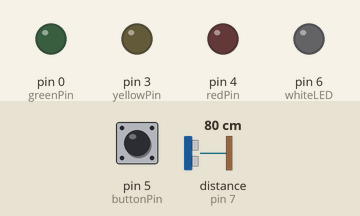
Simulated run of this sketch. Board: Arduino Uno, built with avr-gcc and run on an emulated ATmega328P. Shown: output pins drawn as LEDs (lit = HIGH). The test bench sets the inputs (shaded band); at power-on: pin 5 (buttonPin) HIGH, distance to the obstacle (sensor on pin 7) 80 cm. The echo pulse lasts 58.3 µs per cm; pins used as bus, display or sensor lines are not drawn.

Above: at 1.2 s.
1.3 s: pin 5 (buttonPin) pulled LOW for 0.15 s
At 2.6 s:
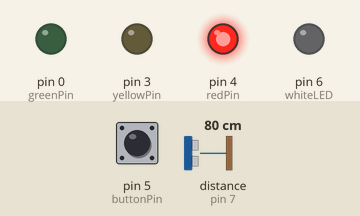
2.9 s: pin 5 (buttonPin) pulled LOW for 1 s
At 5.1 s:
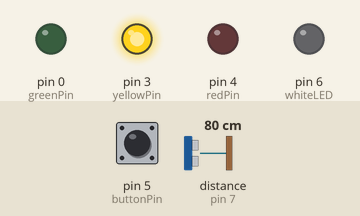
5.4 s: pin 5 (buttonPin) pulled LOW for 0.15 s
At 5.9 s:
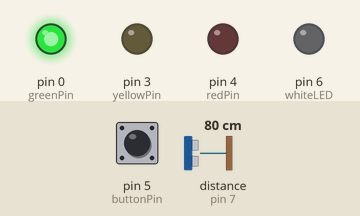
7.0 s: pin 5 (buttonPin) pulled LOW for 3.2 s
At 11.1 s:
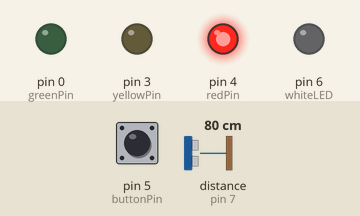
Timing chart, 0 to 12.6 s (numbered marks = the images above; inputs shaded):
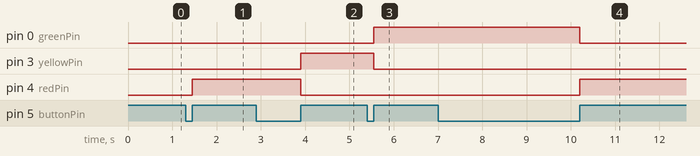

The sketch:

traffic-light-part4.ino
```cpp
const int redPin = 4;      // Red LED pin
const int yellowPin = 3;   // Yellow LED pin
const int greenPin = 0;    // Green LED pin
const int buttonPin = 5;   // Button pin
const int whiteLED = 6;    // White LED pin
const int triggerPin = 8;  // Ultrasonic sensor trigger pin
const int echoPin = 7;     // Ultrasonic sensor echo pin

int lightState = 0;         // 0: Lights off, 1: Red, 2: Yellow, 3: Green
bool objectDetected = false;

void setup() {
  pinMode(redPin, OUTPUT);
  pinMode(yellowPin, OUTPUT);
  pinMode(greenPin, OUTPUT);
  pinMode(whiteLED, OUTPUT);
  pinMode(buttonPin, INPUT_PULLUP);
  pinMode(triggerPin, OUTPUT);
  pinMode(echoPin, INPUT);
  turnOffAll();
}

void loop() {
  if (digitalRead(buttonPin) == LOW) {
    delay(50); // Debounce
    while (digitalRead(buttonPin) == LOW) {
      // Wait for button release
      delay(50);
    }
    cycleLights();
  }
  if (lightState == 2) {
    if (checkDistance() <= 3) {
      objectDetected = true;
    } else {
      objectDetected = false;
    }
  }
  updateWhiteLED();
}

void cycleLights() {
  lightState = (lightState % 3) + 1;

  turnOffAll();

  if (lightState == 1) {
    digitalWrite(redPin, HIGH);
  } else if (lightState == 2) {
    digitalWrite(yellowPin, HIGH);
  } else if (lightState == 3) {
    digitalWrite(greenPin, HIGH);
  }
}

void turnOffAll() {
  digitalWrite(redPin, LOW);
  digitalWrite(yellowPin, LOW);
  digitalWrite(greenPin, LOW);
  digitalWrite(whiteLED, LOW);
}

int checkDistance() {
  digitalWrite(triggerPin, LOW);
  delayMicroseconds(2);
  digitalWrite(triggerPin, HIGH);
  delayMicroseconds(10);
  digitalWrite(triggerPin, LOW);
  return pulseIn(echoPin, HIGH) / 58; // Calculate distance in cm
}

void updateWhiteLED() {
  if (lightState == 2 && objectDetected) {
    digitalWrite(whiteLED, HIGH);
  } else {
    digitalWrite(whiteLED, LOW);
  }
}
```

Measured:
- after the input at 1.3 s, pin 4 (redPin): LOW → HIGH after 0.15 s
- after the input at 2.9 s, pin 3 (yellowPin): LOW → HIGH after 1.0 s; pin 4 (redPin): HIGH → LOW after 1.0 s
- after the input at 5.4 s, pin 0 (greenPin): LOW → HIGH after 0.15 s; pin 3 (yellowPin): HIGH → LOW after 0.15 s
- after the input at 7.0 s, pin 0 (greenPin): HIGH → LOW after 3.2 s; pin 4 (redPin): LOW → HIGH after 3.2 s
